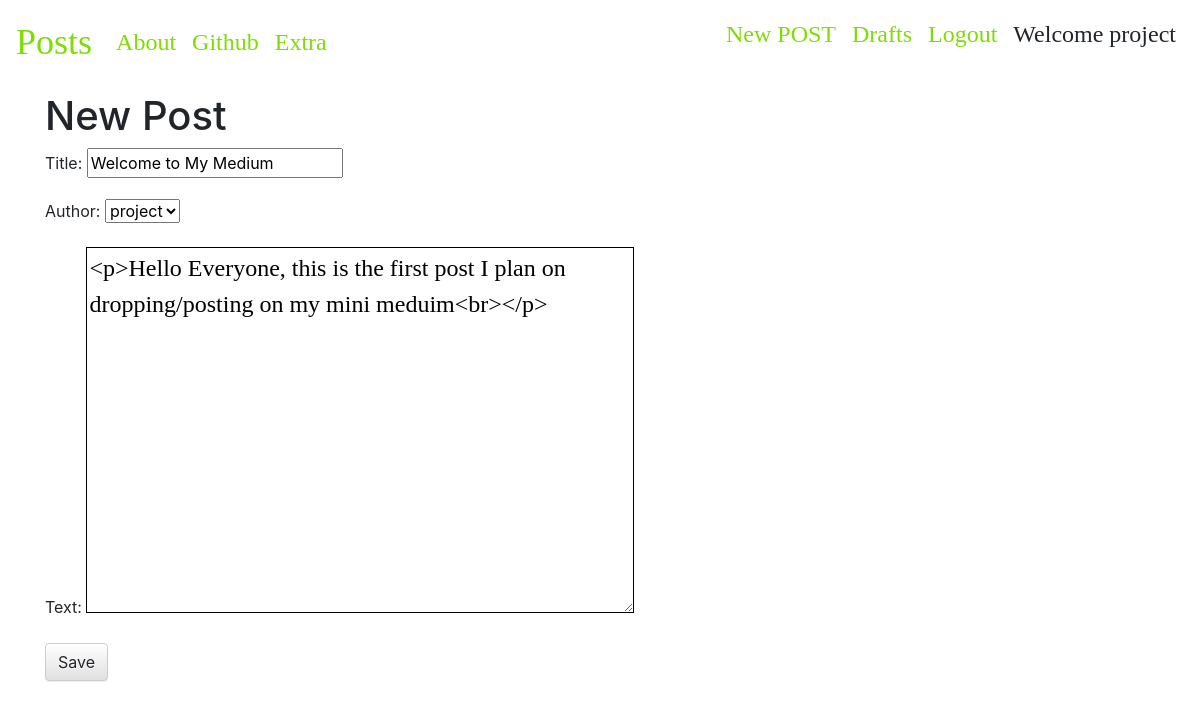
The app's page /post/1/edit/ (signed in), older data.
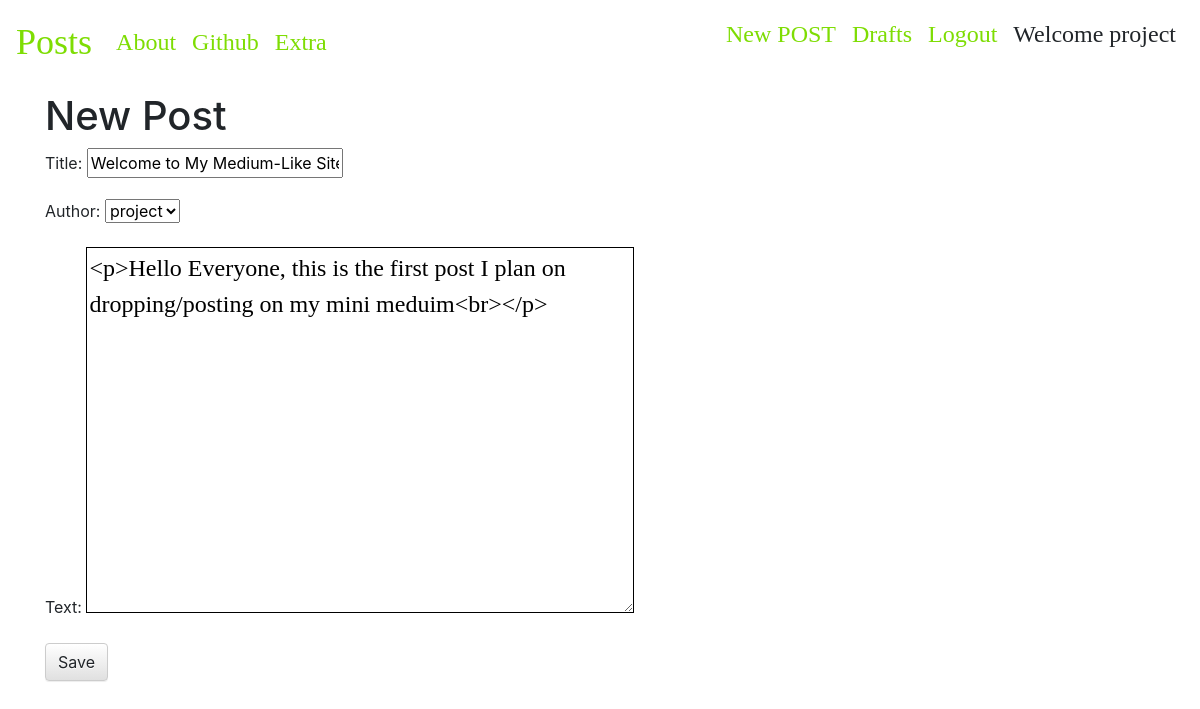
The same page, newer data.
### blog_app/models.py (models this page shows, shortened)
class Post(models.Model):
    author = models.ForeignKey('auth.User', on_delete = models.CASCADE, default = 'auth.User')
    title = models.CharField(max_length = 54)
    text = models.TextField()
    create_date = models.DateTimeField(default = timezone.now)
    publish_date = models.DateTimeField(blank=True, null = True)

### blog_app/views.py (the view)
# urls.py: path('post/<int:pk>/edit/', views.PostUpdateView.as_view(), name = 'post_edit'),
class PostUpdateView(LoginRequiredMixin, UpdateView):
    login_url = '/login/'
    redirect_field_name = 'blog_app/post_detail.html'
    model = Post
    form_class = PostForm

### blog_app/forms.py
class PostForm(forms.ModelForm):
    class Meta:
        fields = ('title', 'author', 'text')
        model = Post
        widgets = {
            'title':forms.TextInput(attrs = {'class':'textinputclass'}),
            'text':forms.Textarea(attrs = {'class':'editable medium-editor-textarea postcontent'})
        }

### blog_app/templates/blog_app/post_form.html (shortened to what this page needs)
{%extends 'blog_app/base.html'%}
{% block body_block%}
<h1>New Post</h1>
<form class="post-new" method="POST">
  {{form.as_p}}
  <button type="submit" class="save btn btn-default">Save</button>
</form>
{% endblock %}

Row changes from the older to the newer data that the page shows:
changed Post "project": title "Welcome to My Medium" → "Welcome to My Medium-Like Site"
